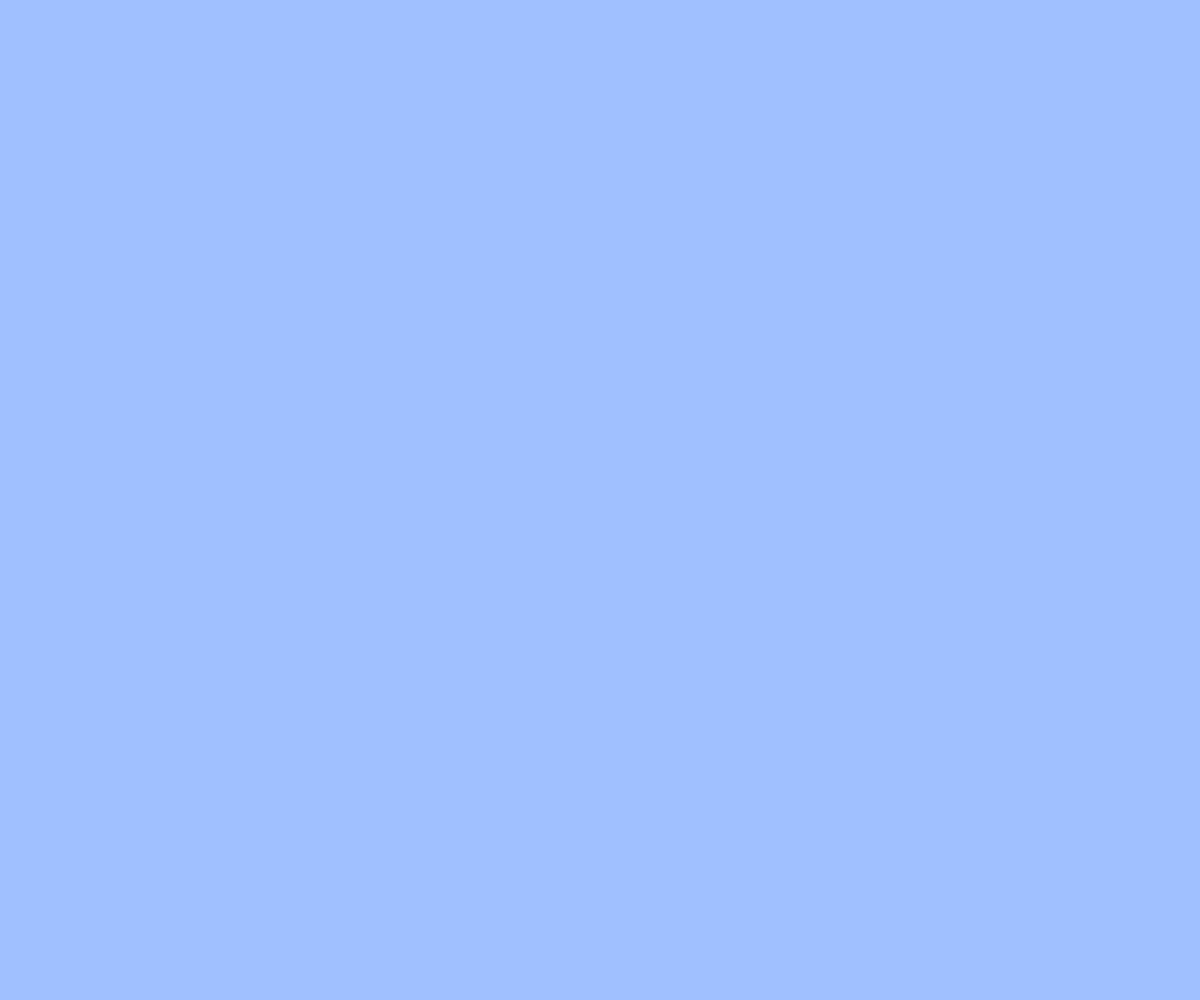
Frame 1 (no input)
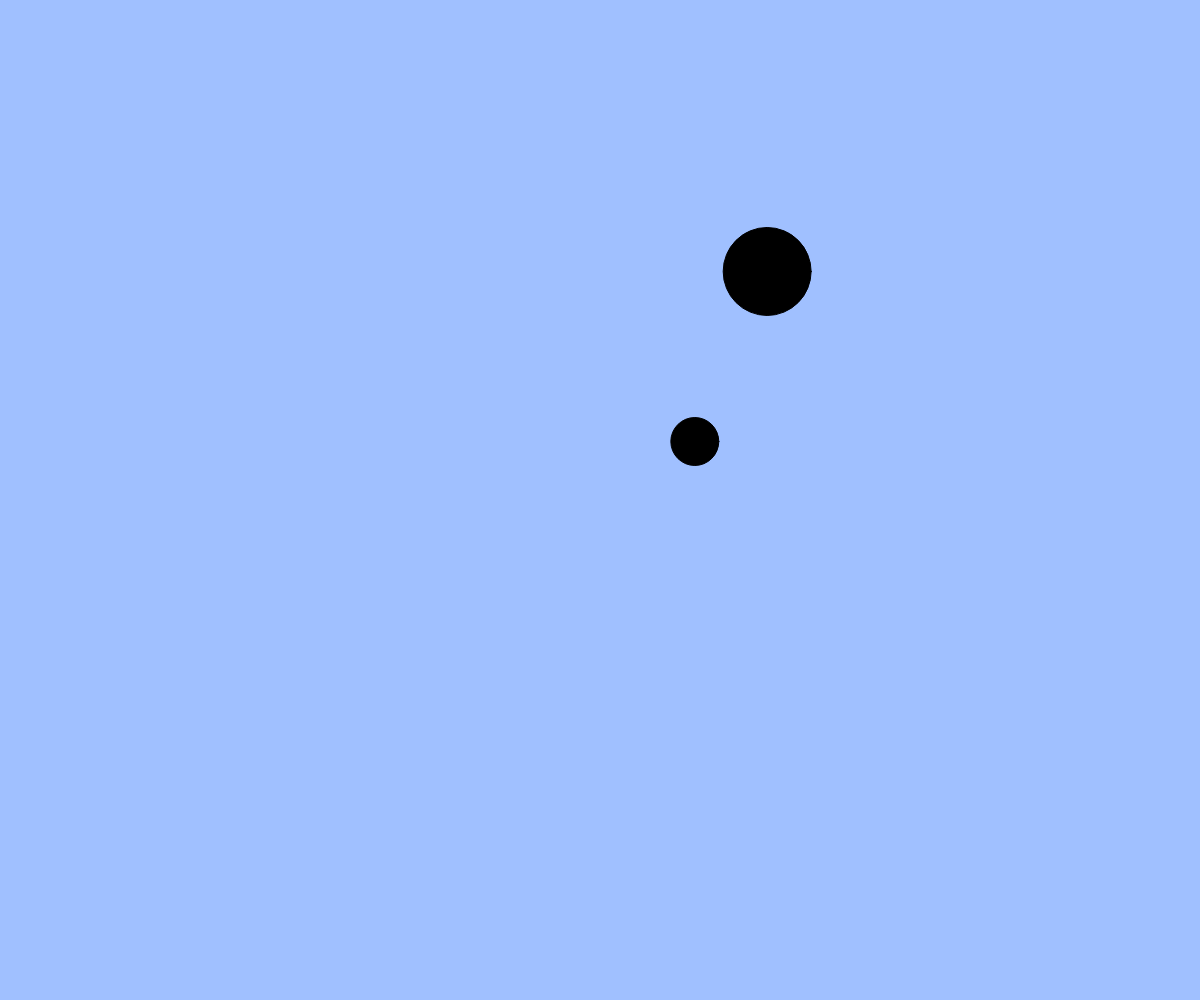
Frame 60 (no input)
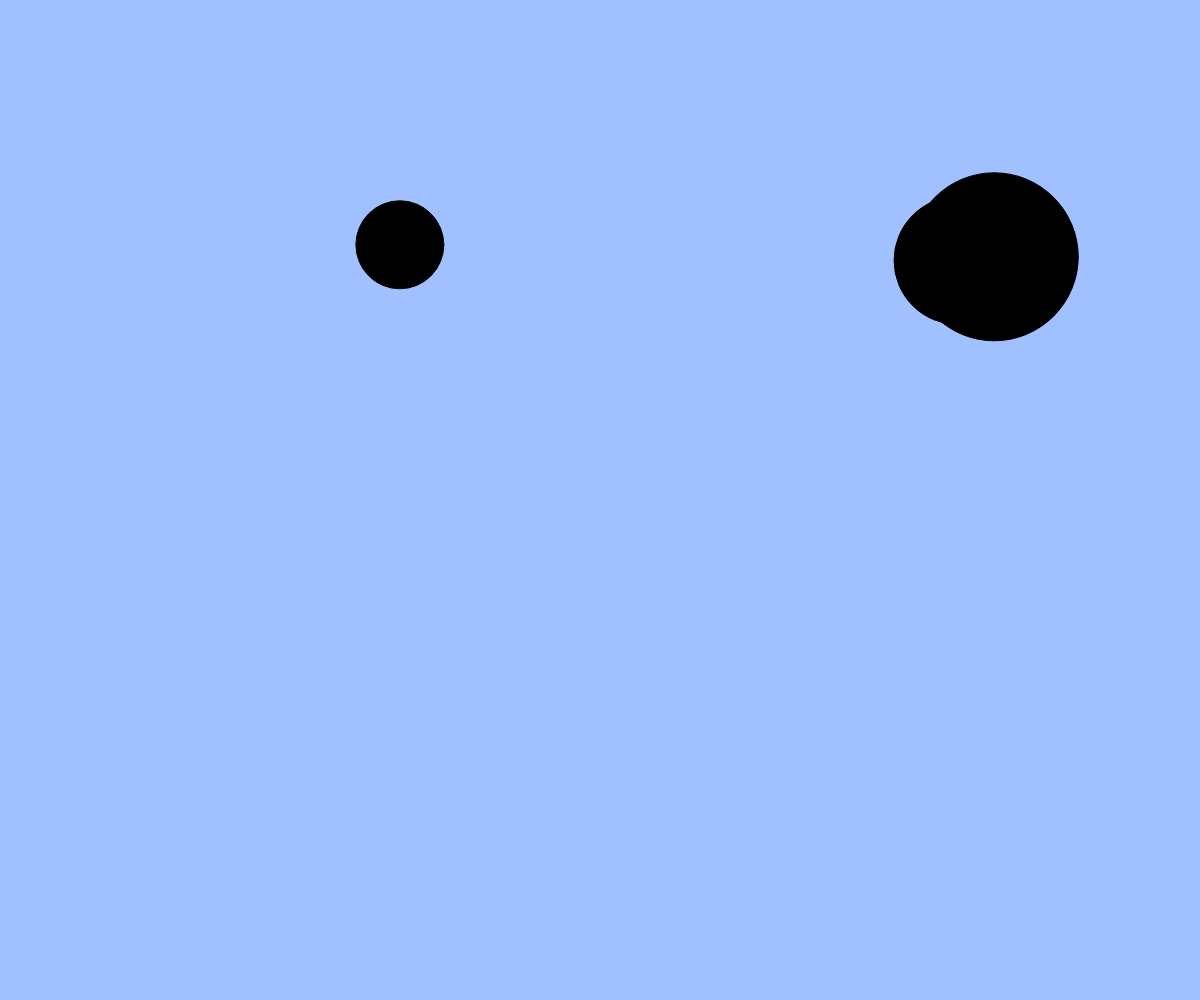
Frame 120 (the mouse pressed at the canvas centre since frame 60)

The p5.js sketch that drew these frames (run headless with seeded random() and noise() and a simulated clock; from frame 60 on, the mouse is pressed at the canvas centre):

// p5.js sketch
// ── sketch.js
// たくさん出てくるアニメーション
let balls;
let targets; // 追加（ボールを当てる的）

function setup(){
  createCanvas(windowWidth, windowHeight);
  balls = [];
  targets = [];
}

function windowResized(){
  resizeCanvas(windowWidth, windowHeight);
}

function draw(){
  background(160, 192, 255);

  // 的のアニメーション（注意：追加しないと何も起きない）
  for(let i = 0; i < targets.length; i++){
    let t = targets[i];
    fill(0);
    ellipse(t.x, t.y, t.size);
    t.x += t.vx;
    t.y += t.vy;
    t.size += 2;
  }

  // ボールのアニメーション
  for(let i = 0; i < balls.length; i++){
    let b = balls[i];
    fill(255);
    ellipse(b.x, b.y, b.size);
    b.x += b.vx;
    b.y += b.vy;
  }

  // 画面外に出たボールを配列から削除する
  const ballsInCanvas = []; // 画面内のボールを一時的に保持する配列
  for(let i = 0; i < balls.length; i++){
    let b = balls[i];
    if(b.x > 0 && b.x < width && b.y > 0 && b.y < height){ // 画面内
      ballsInCanvas.push(b);
    }
  }
  balls = ballsInCanvas; // 画面内のボールだけを残す

  // 補足：filter 関数を使うともっと簡単に書ける
  // balls = balls.filter(insideCanvas);

  if(frameCount % 20 === 0) { // 20フレームごとに新しい的を追加する
    const dx = 20 * (random() - 0.5);
    const dy = 20 * (random() - 0.5);
   if(mag(dx, dy) > 5){
    const t = { x: windowWidth / 2, y: windowHeight / 2, size: 10, vx: dx, vy: dy };
    targets.push(t);
  }
    // BLANK[1] 新しい的オブジェクトを作成して targets 配列に追加しよう
  }

  // ボールに当たった or 大きくなりすぎた的を配列から削除する
  const activeTargets = []; // 生き残った的を一時的に保持する配列
  for(let i = 0; i < targets.length; i++){
    let t = targets[i];
    if(t.size < 200){ // 大きくなりすぎていない
      let hit = false;
      for(let j = 0; j < balls.length; j++){ // すべてのボールと衝突判定
        let b = balls[j];
        if(dist(t.x, t.y, b.x, b.y) < (t.size + b.size) / 2){
          hit = true;
          balls.splice(j, 1); // 衝突したボールを配列から削除
          break;
        }
      }
      if(!hit) activeTargets.push(t); // 衝突していなければ生き残る
    }
  }
  targets = activeTargets; // 生き残った的だけを残す
}

function mouseDragged(){
  const dx = mouseX - pmouseX;
  const dy = mouseY - pmouseY;
  if(mag(dx, dy) > 5){
    const b = { x: mouseX, y: mouseY, size: 20, vx: dx, vy: dy };
    balls.push(b);
  }
}

function insideCanvas(b) {
  return b.x > 0 && b.x < width && b.y > 0 && b.y < height;
}
